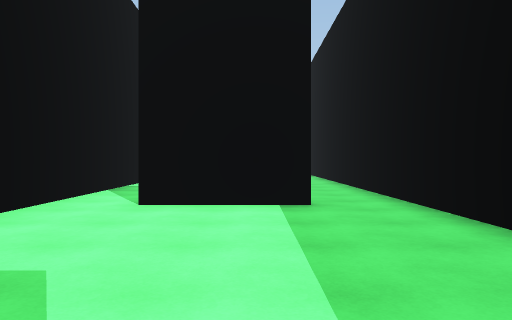
[1] (above)

14 first-person views from a walk through a scene from a Unity 3-D project. The camera is 1.3 m above the floor, looks level and sees 70° across. The floor is counted in squares, 2 m on a side. Each view is taken from the middle of a square. On the plan, view 1 faces up. The plan holds only what a view shows up to about 11 squares ahead; the rest is blank. The player character is not drawn.

[2]
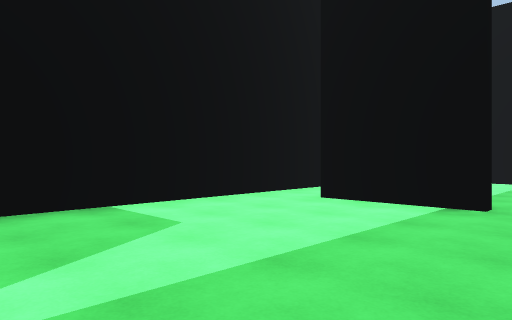

[3]
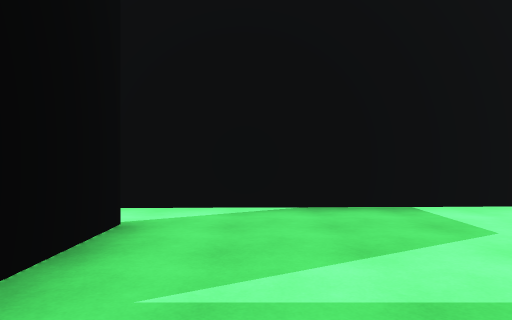

[4]
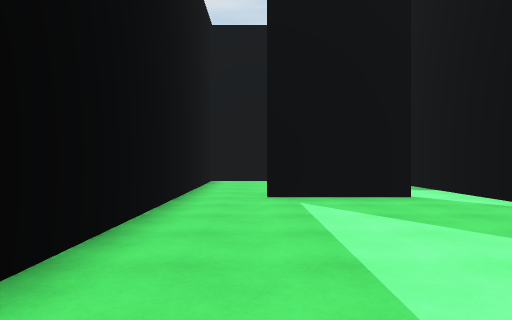

[5]
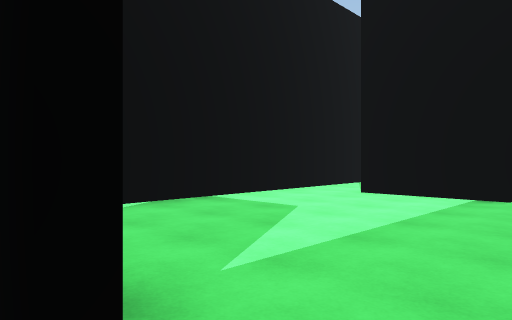

[6]
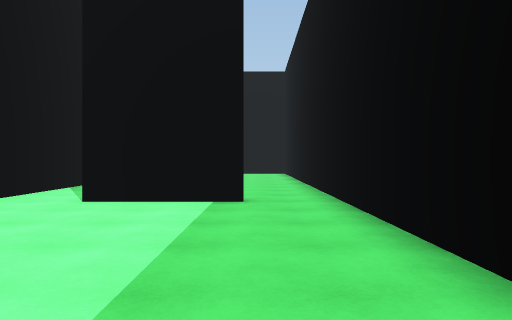

[7]
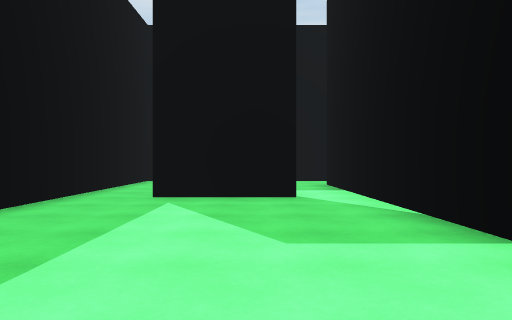

[8]
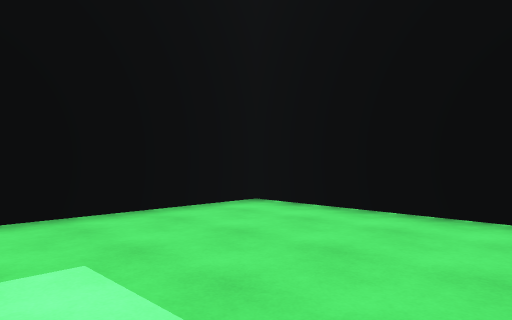

[9]
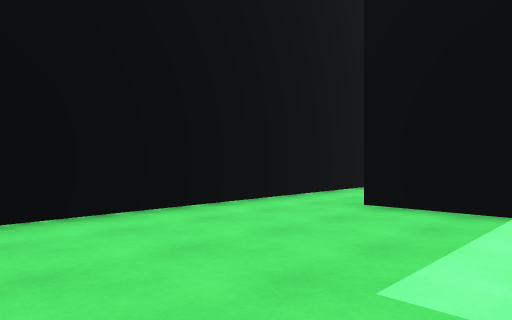

[10]
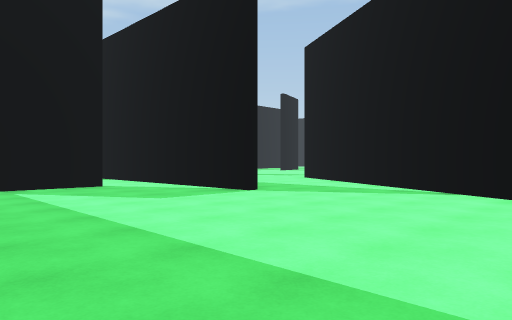

[11]
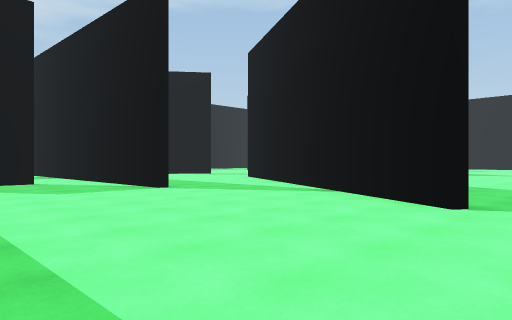

[12]
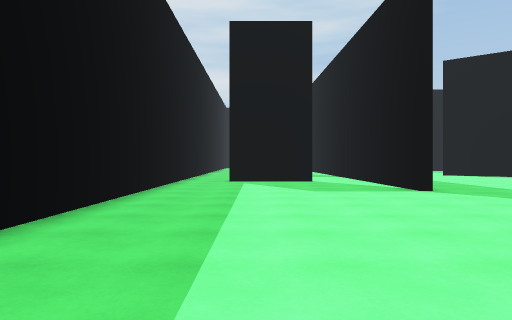

[13]
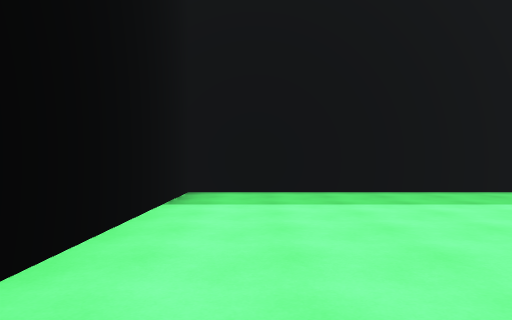

[14]
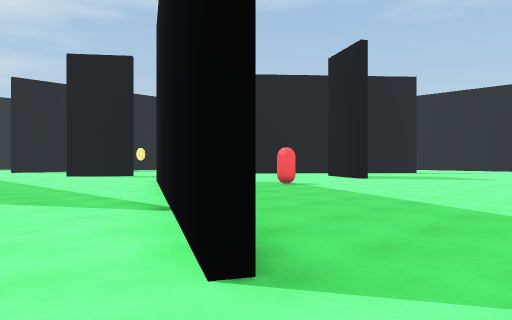

### Floor plan
Ten units are one square. View 1 is at (0, 0); x grows to the right and y downward. Boxes are objects, and circles mark ways between rooms. Rooms are numbered by the first view taken in them; rooms with no view inside come last. Other rooms are left out.
<svg viewBox="-165 -239 194 308">
<path fill="none" stroke="#000" d="M24 -35 24 -55M9 -53 -18 -53M-18 14 9 14M24 15 24 -10M-32 -55 -30 15M9 -117 -18 -117M-33 -115 -32 -55M24 -55 24 -115M-25 64 24 64 24 15M-30 15 -29 47M-34 -155 -33 -115M-42 -215 -72 -158M-18 -120 5 -120M24 -115 24 -234 -10 -234M-72 -158 -86 -132M-60 64 -25 64"/>
<rect x="-115" y="-175" width="10" height="10" fill="#bbb"><title>other object</title></rect>
<circle cx="-20" cy="-60" r="3" fill="#2a7"/>
<circle cx="15" cy="-60" r="3" fill="#2a7"/>
<circle cx="-20" cy="10" r="3" fill="#2a7"/>
<circle cx="15" cy="10" r="3" fill="#2a7"/>
<circle cx="-25" cy="-120" r="3" fill="#2a7"/>
<circle cx="15" cy="-120" r="3" fill="#2a7"/>
<circle cx="-30" cy="55" r="3" fill="#2a7"/>
<circle cx="-35" cy="-225" r="3" fill="#2a7"/>
<circle cx="-55" cy="-155" r="3" fill="#2a7"/>
<text x="0" y="-20">1</text>
<text x="0" y="-90">2</text>
<text x="0" y="40">3</text>
<text x="-10" y="-180">4</text>
<text x="-160" y="-80">5</text>
</svg>
Room 1 opens to room 2. Room 1 opens to room 3. Room 2 opens to room 4. Room 3 opens to room 5. Room 4 opens to room 5.

Where each view was taken, in squares from view 1:
view 1: 0 up, 0 right, facing up
view 2: 0 up, 2 right, facing up-left
view 3: 0 up, 2 right, facing left
view 4: 5 up, 1 right, facing down
view 5: 5 up, 2 right, facing up-left
view 6: 6 up, 1 right, facing up
view 7: 5 up, 1 left, facing down
view 8: 2 down, 2 left, facing down-right
view 9: 2 down, 2 right, facing down-left
view 10: 21 up, 2 right, facing down-left
view 11: 23 up, 1 right, facing down-left
view 12: 23 up, 0 right, facing down
view 13: 22 up, 5 left, facing right
view 14: 23 up, 3 left, facing down-left
